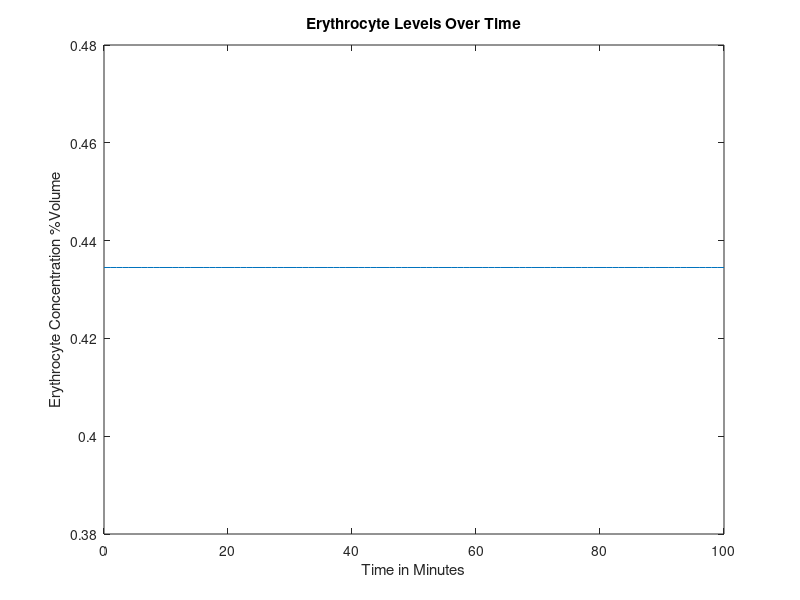
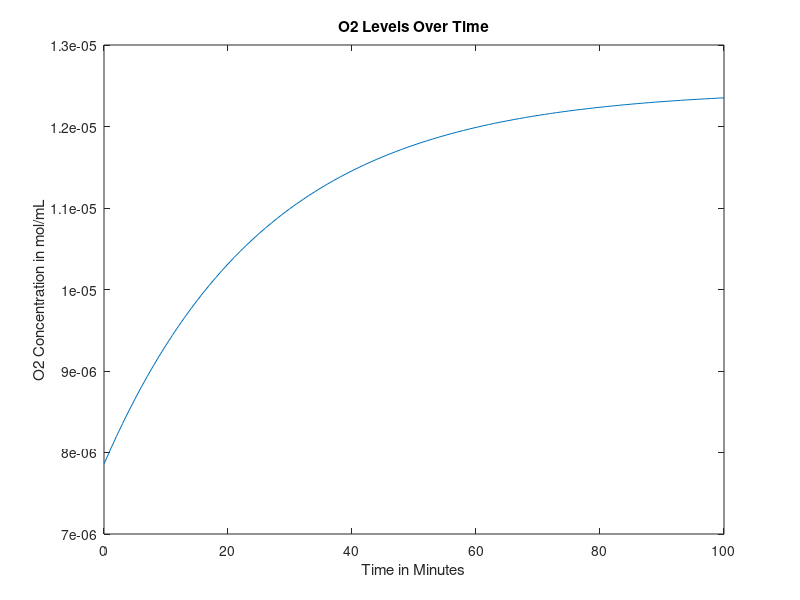
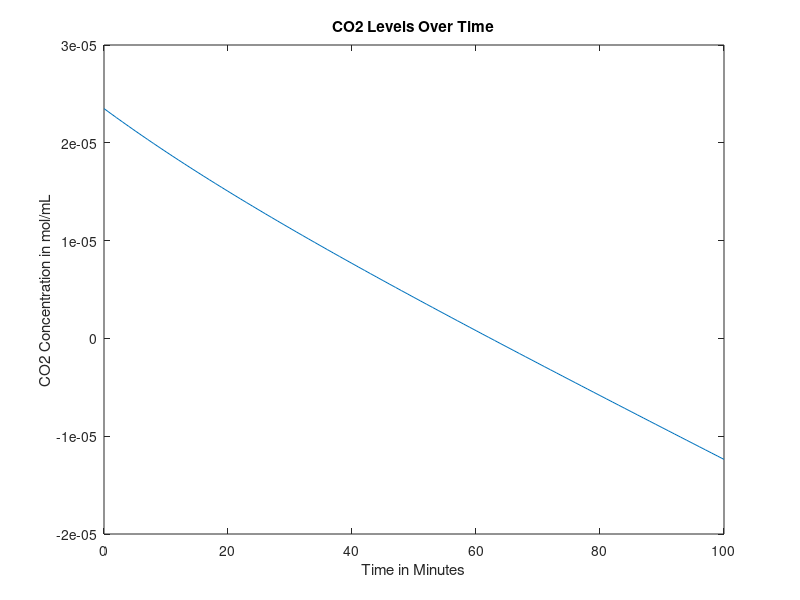
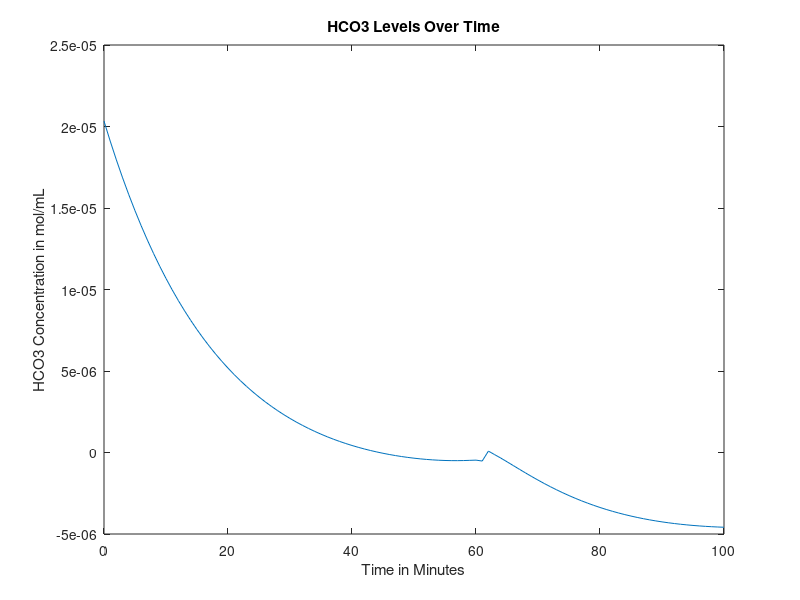

MATLAB code to generate these figures, in order:
function mainfunction1()

age = 30; %Age in years
gender = 0; %Gender, 0=male, 1=female
mass = 70; %Weight in kg
anemia = 0; %Is the patient anemic? 1 if yes, 0 if no

RQ=0.825;%reaction quotients for the general body and 
%RQheart=0.7;

    if (40>=age)&&(age>0) %if/else statement that sets heart rate based on age, in bpm
        heartrate = 60;  
    else
        heartrate=70;
    end

    
%Intake of various nutrients
carbs=130;
calciumintake=1000;
sodiumintake=500;

if gender==1
    ironintake=18;
else
    ironintake=8;
end

bloodweight=0.07*mass; %sets mass of blood in the body based on percentage composition of blood and bodyweight


%SV=mass; %stroke volume, blood pumped out of heart per beat in mL

bloodflow0 = 1000*bloodweight/1.06; %blood flow out of heart per minute in mL, divided by density of 1.06 g/mL (steady state value)

% cvector = concentration vector, [cE, cNa, cCa, cIron, cGlucose, cO2,
% cCO2, cHCO3], where c = "concentration of", and the letters are our
% components


if gender == 0 %if loop sets volume percentage of red blood cells based on gender
cE = 0.4345;
elseif gender == 1
cE = 0.402;  
end
 
%set concentration of O2 and CO2 in mol/mL at BTP in venous blood
cO2 = 0.00000785855;
cCO2 = 0.0000235;
%concentration of bicarbonate in venous blood, in mol/L
cHCO3 = 0.00002033;
%concnetartion of glucose in mol/mL
cGlucose = 0.0000055;
%Na concentration in mol/mL
cNa = 0.000137;
%Concentration of Ca in mol/mL
cCa = 0.00000118;
%Concentration of iron in mol/mL
cIron = 0.00012592;

cvector0 = [cE cO2 cCO2 cHCO3 cGlucose cNa cCa cIron]; %concentration in the blood, in moles? mL/mL of blood

cEtrack=[cvector0(1)];
cO2track=[cvector0(2)];
cCO2track=[cvector0(3)];
cHCO3track=[cvector0(4)];
cGlucosetrack=[cvector0(5)];
cNatrack=[cvector0(6)];
cCatrack=[cvector0(7)];
cIrontrack=[cvector0(8)];

for loop=1:100
%Run initial venous blood through the heart
[bloodflow, cvector] = lungs(bloodflow0, cvector0);
%Run blood from lungs to the heart
[bloodflow, cvector1] = heart(bloodflow, cvector, mass);
%These three values are the blood flows that go from the heart to each
%organ





if (18<=age) && (age<50)
   LW=452+16.34*mass+11.85*age-166*gender;
else
   LW=1390+15.94*mass-12.86*age;
end

%Volumetric flow rate in and out of liver (mL/min)
%Vi=Vj=V=100mL/min per 100g liver
%Blood flow distribution will change during iron deficiency anemia but we
%don't have a function modeling this yet
V=LW;






BFbraini=0.15*bloodflow;
BFliveri=V;
BFotherbloodi=bloodflow-BFbraini-0.3*BFliveri;
%Process each of these three blood flows in their respective organs
[BFbrainj, cvectorbrainj] = brain(BFbraini, cvector1, mass);
[BFotherbloodj, cvectorotherbloodj] = otherblood(BFotherbloodi, cvector1, carbs, calciumintake, sodiumintake, ironintake); 

Mvectorotherbloodliver=0.7*V*cvectorotherbloodj;
Mvectorheart=0.3*V*cvector1;
cvectorliverin=(Mvectorotherbloodliver+Mvectorheart)/V;

[BFliverj, cvectorliverj] = liver(BFliveri,cvectorliverin,gender,mass,LW);
%Redirect blood from liver to other blood and mix the two
Mvectorotherbloodj=(cvectorotherbloodj*(BFotherbloodj-0.7*V))+(cvectorliverj*BFliverj);
%Add the blood flow from other blood and liver to get new blood volume
BFotherbloodj=BFotherbloodj-0.7*V+BFliverj;
%Do a weighted average to get a new cvector
cvectorotherbloodj=Mvectorotherbloodj/BFotherbloodj;
%Send 25% of the blood flow to the kidneys
BFkidneyi=0.25*(BFbrainj+BFotherbloodj);
%Subtract blood sent to kidneys from other blood 
BFotherbloodj=BFotherbloodj-BFkidneyi;
%Have the kidneys process the blood they receive
[BFkidneyj, cvectorkidneyj] = kidney(BFkidneyi, cvectorotherbloodj,RQ,mass);
%Send blood processed in kidneys back to other blood, pool with brain, create Mvector
Mvectorotherblood=(BFotherbloodj*cvectorotherbloodj)+(BFkidneyj*cvectorkidneyj)+(BFbrainj*cvectorbrainj);
%Reset the bloodflow back into the lungs to the blood flow we just computed
bloodflow0=BFotherbloodj+BFkidneyj+BFbrainj;
%Recompute cvector0 by dividing Mvectorotherblood by bloodflow0
cvector0=Mvectorotherblood/bloodflow0;

cEtrack=[cEtrack cvector0(1)];
cO2track=[cO2track cvector0(2)];
cCO2track=[cCO2track cvector0(3)];
cHCO3track=[cHCO3track cvector0(4)];
cGlucosetrack=[cGlucosetrack cvector0(5)];
cNatrack=[cNatrack cvector0(6)];
cCatrack=[cCatrack cvector0(7)];
cIrontrack=[cIrontrack cvector0(8)];

A = [cvector; cvector1; cvectorbrainj; cvectorotherbloodj; cvectorliverj; cvectorkidneyj; cvector0];
end

figure
plot(0:loop(end),cEtrack)
title('Erythrocyte Levels Over Time')
xlabel('Time in Minutes')
ylabel('Erythrocyte Concentration %Volume')

figure 
plot(0:loop(end),cO2track)
title('O2 Levels Over Time')
xlabel('Time in Minutes')
ylabel('O2 Concentration in mol/mL')

figure 
plot(0:loop(end),cCO2track)
title('CO2 Levels Over Time')
xlabel('Time in Minutes')
ylabel('CO2 Concentration in mol/mL')

figure 
plot(0:loop(end),cHCO3track)
title('HCO3 Levels Over Time')
xlabel('Time in Minutes')
ylabel('HCO3 Concentration in mol/mL')

figure 
plot(0:loop(end),cGlucosetrack)
title('Glucose Levels Over Time')
xlabel('Time in Minutes')
ylabel('Glucose Concentration in mol/mL')

figure
plot(0:loop(end),cNatrack)
title('Na Levels Over Time')
xlabel('Time in Minutes')
ylabel('Na Concentration in mol/mL')

figure
plot(0:loop(end),cCatrack)
title('Ca Levels Over Time')
xlabel('Time in Minutes')
ylabel('Ca Concentration in mol/mL')

figure
plot(0:loop(end),cIrontrack)
title('Iron Levels Over Time')
xlabel('Time in Minutes')
ylabel('Iron Concentration in mol/mL')





end




function [bloodout, Cout] = lungs(vblood, Cvector)
    % This function finds the output terms for each component coming out of
    % the lungs.
    % Input: W = weight;
    %        Cvector - vector containing initial concentrations of each component
    %        entering heart
    % Output: Cout - vector containing final concentrations of each
    %         component leaving heart
    
    % Finding volumetric flow rate of blood (volumetric flow rate of blood
    % in = out)
%     mblood = 0.07*W; %in kg
%     pblood = 1.06; %in kg/L %this value is dependent on other factors - can we use it? should we use 1?
%     vblood = mblood/pblood; %in L/min
    
    Cout = [];
    % Finding volumetric flow rate out of oxygen
    CiO2 = 0.000001964637; %5mL/100mL becomes .000001964637 mol
    %CdeoxygenatedO2 = 0.16; %from graph and partial pressure of oxygen in entering deoxygenated blood being...
                            %40 mmHg (this might also depend on hemoglobin)
    nO2i = vblood*(Cvector(2)+CiO2); %O2 in, mL/min
    nO2cons = .0002082515; %5.3 mL/min becomes .0002082515 mol/min
    nO2j = nO2i - nO2cons; %O2 out, mol/min
    Cout(2) = nO2j/vblood; %mol/mL
    
    % Finding volumetric flow rate out of carbon dioxide
    nCO2i = vblood*Cvector(3);
    nCO2cons = vblood*(.0000015716531); %vblood(mL/min) and concentration of blood consumed (mol/mL)
    %CjCO2 = 0.48; %48 mL/100 mL, should be dependent on hemoglobin, oxygen, things like that
    nCO2j = nCO2i - nCO2cons; %CO2 out, L/min
    Cout(3) = nCO2j/vblood;
    
    % Finding volumetric flow rate out of bicarbonate
    rHCO3CO2 = Cvector(4)/Cvector(3); %ratio of bicarbonate to carbon dioxide in blood leaving lungs
    nHCO3j = rHCO3CO2*nCO2j; %HCO3 out, mol/min
    Cout(4) = nHCO3j/vblood;
    
    % Finding volumetric flow rate out of calcium
    Cout(7) = Cvector(7); %calcium out, L/min
    
    % Finding volumetric flow rate out of iron
%      Cerythrocytes = 0.45; %45 mL/100 mL, this concentration changes depending on hemoglobin, but we need...
% %                           %to figure out this relationship
%      Chemoglobin = 0.335; %g/mL, this concentration also changes, but maybe only depending on demographics
% %                          %and anemia
%     Mhemoglobin = 65000; %g/mol
%     MFe = 55.845; %g/mol
%     CFe = (MFe*Chemoglobin*Cerythrocytes)/Mhemoglobin;
%     vFej = vblood*CFe; %iron out, L/min

    Cout(8) = Cvector(8); %iron concentration doesn't change in lungs?
    % Finding volumetric flow rate out of sodium
    Cout(6) = Cvector(6); %sodium out, L/min
    
    % Finding volumetric flow rate out of erythrocytes
    %vErythrocytesj = vblood*Cerythrocytes; %erythrocytes out, L/min, once again this concentration changes
    Cout(1) = Cvector(1);
    
    % Finding volumetric flow rate out of glucose
%     Chemoglobinblood = Chemoglobin*Cerythrocytes; %concentration of hemoglobin in blood, g/mL
%     Chemoglobinbloodmol = Chemoglobinblood/Mhemoglobin; %concentration of hemoglobin in blood, mol/mL
%     CO2bloodmol = 4*Chemoglobinbloodmol; %concentration of oxygen in blood dependent on this value of...
%                                          %hemoglobin, mol/mL
    %nO2cons = CO2bloodmol*vblood*1000; %molar flow rate of oxygen consumed, mol/min - can we somehow...
                                       %convert this into mL/min to get a
                                       %more accurate value of oxygen
                                       %consumed in the oxygen accounting
                                       %equation?
    nglucosecons = 6*nO2cons; %molar flow rate of glucose consumed, mol/min
%     Mglucose = 180.18; %g/mol
%     mglucosecons = nglucosecons*Mglucose; %g/min
%     pglucose = 1560; %g/L, is this what other people are using?
%     vglucosecons = mglucosecons/pglucose; %L/min
    nGlucosei = Cvector(5)*vblood;
    nGlucosej = nGlucosei - nglucosecons; %molar flow rate of glucose out, mol/min
    Cout(5) = nGlucosej/vblood;
    bloodout = vblood;
end
    
    %*thoughts I had while coding that we should consider: putting in
    %checks to make sure outflows that go directly to the next organ are
    %the same as those inflows - if they're not the same, find the problem
    %and/or change it to be the same
    % make sure everyone codes volumetric flow rate of blood and density of
    % blood in the same way





function [bloodflowj, cvectorj] = brain(bloodflowi, cvectori, mass)
%Blood volume conserved
bloodflowj=bloodflowi;

brainmass=0.02*mass*1000; %gives brain mass in grams as 2% body mass
Mvector=bloodflowi*cvectori;
%Create a null vector for cvectorj
cvectorj=zeros(1,8);
%Sets inflows equal to outflows for erythrocytes, Na, Ca, Iron
cvectorj(1)=cvectori(1);
cvectorj(6)=cvectori(6);
cvectorj(7)=cvectori(7);
cvectorj(8)=cvectori(8);

%Consume oxygen at 3.5 mL (in moles) per 100 gram per minute
MO2j=Mvector(2)-0.0001375246*(brainmass/100);
%Consume glucose at a rate of 120g/day
MGlucosej=Mvector(5)-(0.6660746/86400);%moles of glucose in - glucose requirements per day in moles/minutes in the day
%Calculate CO2 produced based on glucose consumed via respiration equation
MCO2j=Mvector(3)+6*(0.6660746/86400);
%Calculate HCO3 made when the CO2 is produced
rHCO3CO2=19.3/21.5; %ratio of bicarbonate to carbon dioxide in blood leaving lungs
HCO3j=Mvector(4)+rHCO3CO2*6*(0.6660746/86400);

%Calculate values above as concentrations and add them to cvectorj
cvectorj(2)=MO2j/bloodflowj;
cvectorj(5)=MGlucosej/bloodflowj;
cvectorj(3)=MCO2j/bloodflowj;
cvectorj(4)=HCO3j/bloodflowj;

end






%I don't know about modeling different conditions based on flow at a
%certain time, would it be better if we used t (for time, i.e. what step we
%are at)
%Also if carbon dioxide concentration changes, then I am pretty sure
%bicarbonate concentration will also change (by how much I'm not sure, I'm
%tired)
function [outflow, Cout] = heart(flow,Cvector,weight)
    % This function finds the output terms for each component coming out of
    % the heart.
    % Input: Cvector - vector containing initial concentrations of each component
    %        entering heart
    %        Flow - number that represents volumetric? flow of first inlet
    %        stream from lungs to heart
    % Output: Cout - vector containing final concentrations of each
    %         component leaving heart
    
    %how do I account for total blood/blood flow
    %so the Heart has multiple flows to it, but the heart will actually consume only once -- the first time because we are assuming that everything is happening in one heartbeat? 
Cout = [];
    %if flow == Flow1LungsToHeart
    
        % components that don't change:
        
        % Finding concentration out of glucose
Cout(5)=Cvector(5);
% Finding concentration out of erythrocytes
Cout(1)=Cvector(1);
% Finding concentration out of sodium
Cout(6)=Cvector(6);
% Finding concentration out of iron
Cout(8)=Cvector(8);
% Finding concentration out of calcium
Cout(7)=Cvector(7);
% Finding concentration out of bicarbonate, however I think
% bicarbonate will change because the concentration of carbon
% dioxide changes
%Cout(4)=Cvector(4);

heartmass = weight*.003;
nO2cons = 32.5*(heartmass/300)*0.0000392927; %mL/min*mol/mL=mol/min
%vblood = (.07*weight)/1.06; %L/min, if the total volumetric blood flow leaving the lungs is the same as volumetric blood flow entering the heart
Cout(2) = (Cvector(2)*flow - nO2cons)/flow;
CO2gen = .7*nO2cons; %using respiratory quotient in the heart
Cout(3) = (Cvector(3)*flow + CO2gen)/flow;
rHCO3CO2 = Cvector(4)/Cvector(3); %ratio of bicarbonate to carbon dioxide in blood leaving lungs
nHCO3j = rHCO3CO2*CO2gen; %HCO3 out, mol/min
Cout(4) = (Cvector(4)*flow + nHCO3j)/flow;

    %components that do change
    % Finding volumetric flow rate out of oxygen
    % Finding volumetric flow rate out of carbon dioxide
    %heartRQ=0.7; %we are assuming that heart muscle cell metabolism comes soley from lipids
    %heartRQ=CO2produced/O2consumed;
    % O2 consumption: 30 - 35 mL/min per 300 g
    %based off of RQ find the CO2produced
    %vO2j=vO2-O2consumed but do units match
    %vCO2j=vCO2 + CO2produced
       
%     else 
%         % no components will change?
%         %Concentration2HeartToOther
%         %Concentration2HeartToBrain
%         %Concentration2HeartToLiver
%         %Concentration3BrainToHeart
%         %Concentration4LiverToHeart
%         %Concentration7OtherToHeart
%         %Concentration8HeartToLungs
%         
%         Cout(5)=Cvector(5);
%         Cout(1)=Cvector(1);
%         Cout(6)=Cvector(6);
%         Cout(8)=Cvector(8);
%         Cout(7)=Cvector(7);
%         Cout(4)=Cvector(4);
%         Cout(3)=Cvector(3);
%         Cout(2)=Cvector(2);
%     end
outflow = flow;
end




function [bloodflowj, cvectorout]=liver(V,cvectori,G,mass,LW)
%This function will deliver output volumetric flow rates for the concentration of
%the 8 components (mol/mLmin) out of the liver
%Input: G=Gender (1 if female, 0 if male)
%W=weight of person (kg); A=age of person (years)
%cvector=[cE,cO2,cCO2,cHCO3,cGlucose,cNa,cCa,cFe)
%Outputs are all in concentration flow rates (mol/mLmin) out

%Initializes cvectorout
cvectorout=[0,0,0,0,0,0,0,0];

%Wet weight of liver (g) due to person's demographics
%LW=Liver weight (g)
%make this into a seperate function if can although i really believe liver
%needs demographic info in



%Calculates concentration flow rate of red blood cells out 
%p=blood density in amount per mL
%Vbody=Volume of body in mL. Calculating assuming 7% of total body weight
%is blood, then divided by density of blood to find volume of blood
%RBCj=raw numerical flow rate of red blood cells out/min
%RBCi=raw numerical flow rate of RBC in/min
%nRBCj=molar flow rate of RBC out/min
%RBCcons=consumption rate of RBC/min 
%No generation of RBC in liver
if G==1
    p=1.2e10; %number of red blood cells per mL of PURE red blood cells
else
    p=1.2e10;
end
    %Calculate volume of the body
    Vblood=0.07*mass*1000/1.056;
    %Calculate the number of RBCs entering liver based on concentration,
    %flow rate, and pure RBC density
    RBCi=p*V*cvectori(1);
    %Consume some based on body size
    RBCcons=5.55555e-6*cvectori(1)*Vblood;%this had vickis original p here, confirm
    %Find pure volume of RBCs we now have based on number and density 
    VRBCj=(RBCi-RBCcons)/p;
    %Calculate volume of plasma that entered
    Vplasma=V*(1-cvectori(1));
    %Calculate new concentrations based on volumeRBCs/total volume
    cvectorout(1)=VRBCj/(VRBCj+Vplasma);
    %Bloodflow out = blood cells out + plasma volume
    bloodflowj=Vplasma+VRBCj;

%Calculates concentration flow rate of O2 out 
%No generation of O2
%nO2i=molar flow rate of O2/min in
%nO2j=molar flow rate of O2/min out
%nO2cons=molar consumption rate of O2/min
nO2i= cvectori(2)*V; %0.0006286842*(LW/100);
nO2cons=0.0002389*(LW/100);
nO2j=nO2i-nO2cons;
cvectorout(2)=nO2j/V;

%Calculates concentration flow rate of CO2 out
%nCO2i=molar flow rate of CO2/min in
%nCO2j=molar flow rate of CO2/min out
%nCO2gen=molar flow rate of CO2/min generated
%RQ=Respiratory Quotient=mol CO2 produced/mol O2 consumed
RQ=0.825;
nCO2gen=RQ*nO2cons;
nCO2i=cvectori(3)*V;
nCO2j=nCO2i+nCO2gen;
cvectorout(3)=nCO2j/V;

%Calculates the required intake of protein in grams/min given a
%person's demographic information
%dprotein=daily protein intake in g/day
%protein=protein intake in g/min
dprotein=0.8*mass;
protein=dprotein/1440;

%Calculates the concentration flow rate of Bicarbonate out 
%Assume no generation of bicarbonate
%%Also liver just takes in bicarbonate from the heart and stomach
%1mole bicarbonate ions consumed by liver per 100g protein/day
rHCO3CO2 = cvectori(4)/cvectori(3); %ratio of bicarbonate to carbon dioxide in blood leaving lungs
nHCO3gen = rHCO3CO2*nCO2gen; %HCO3 out, mol/min
nHCO3i=cvectori(4)*V;
nHCO3j=nHCO3i-(protein/100)+nHCO3gen;
cvectorout(4)=nHCO3j/V;

%Calculates the concentration flow rate of Na2+ out 
%Assume no generation of Na2+, only in, out, and consumption
%nNai=molar flow rate of sodium in 
%nNacons=molar flow rate of sodium consumed given that 10% of bile salts
%are consumed, approx 600mL are produced per day, and there are 135mM Na+
%ions in bile.
%nNaj=molar flow rate of sodium out
nNacons=9.375e-9;
nNai=cvectori(6)*V;
nNaj=nNai-nNacons;
cvectorout(6)=nNaj/V;

%Calculates the concentration flow rate of Ca2+ out
%Assume no generation nor consumption.
%cCai=concentration flow rate of Ca2+ in mol/Lmin in
%cCaj=concentration flow rate of Ca2+ in mol/Lmin out
cvectorout(7)=cvectori(7);
%Calculates the concentration flow rate of Fe out
%Assume no generation since

%Still need to do Glucose in Liver
%Placeholder that sets in=out
cvectorout(5)=cvectori(5);
cvectorout(8)=cvectori(8);
end


function [bloodflowj, cvectorj] = kidney(bloodflowi, cvectori, RQ, mass)
T=1440;%Multiplier that scales up the time period of interest to one day (required for glucose equation)
Kidneymass=(300/70000)*mass; %mass of the kidneys combined in grams

%Initialize all intakes
Mvector=bloodflowi*cvectori;
bloodflowj=bloodflowi;

%Consume relevant compounds to create outlet values

MEj=Mvector(1);
MIronj=Mvector(8);

MO2j=0.85*Mvector(2);
% Find mol/min O2 consumed
%MO2cons = Mvector(2) - MO2j;
% Convert to mL/min per 100g
%MO2cons = (MO2cons/0.0000392927)/(Kidneymass/100);
% Find mmol/min per 100g Na consumed
%MNacons = (MO2cons - 0.5)/0.1;
% Convert to mol/min
%MNacons = (MNacons/1000)*(Kidneymass/100);
MNacons = (100/1440)/1000;
MNaj = Mvector(6) - MNacons;
%MNaj=(Mvector(6)-(Kidneymass/100)*((10*(25450*(Mvector(2)-MO2j)))-5))/1000;
MCaj=0.98*Mvector(7);
MGlucosej=Mvector(5)-(Mvector(5)*(0.226/((Mvector(5))*T)));
MCO2j=Mvector(3)+((Mvector(2)-MO2j)*RQ);
rHCO3O2=Mvector(4)/Mvector(3);
MHCO3gen=rHCO3O2*((Mvector(2)-MO2j)*RQ);
MHCO3j=Mvector(4)-0.15*(Mvector(4))+(.004/T)+MHCO3gen;

%Recompute all concentrations using original mass of blood and new values

cIronj=MIronj/bloodflowj;
cNaj=MNaj/bloodflowj;
cO2j=MO2j/bloodflowj;
cCO2j=MCO2j/bloodflowj;
cEj=MEj/bloodflowj;
cGlucosej=MGlucosej/bloodflowj;
cHCO3j=MHCO3j/bloodflowj;
cCaj=MCaj/bloodflowj;

cvectorj=[cEj cO2j cCO2j cHCO3j cGlucosej cNaj cCaj cIronj];

end

function [outflow, Cout] = otherblood(flow, Cin, carbs, calciumintake, sodiumintake, ironintake)
Cout = [];
Cout(1) = Cin(1);
Cout(2) = Cin(2);
Cout(3) = Cin(3);
Cout(4) = Cin(4);
Cout(5) = (flow*Cin(5) + (.8*carbs)/(180.156*1440))/flow; %130g of carbs, 80 percent is directly translated to glucose, 20% is fructose and galactose which goes to the liver and may be converted to glucose at a later stage so another term is incoming
Cout(6) = (flow*Cin(6) + (sodiumintake/(1000*22.99*1440)))/flow; %500 mg of sodium needed for vital functions so start with sodium intake being 500 mg
Cout(7) = (flow*Cin(7) + (calciumintake*.26)/(1000*40.08*1440))/flow; %calcium intake should be around 1000 mg
Cout(8) = (flow*Cin(8) + (ironintake*.18)/(1000*55.845*1440))/flow;%iron intake will be approximately 8 mg for males and 18 mg for females
outflow = flow;
end